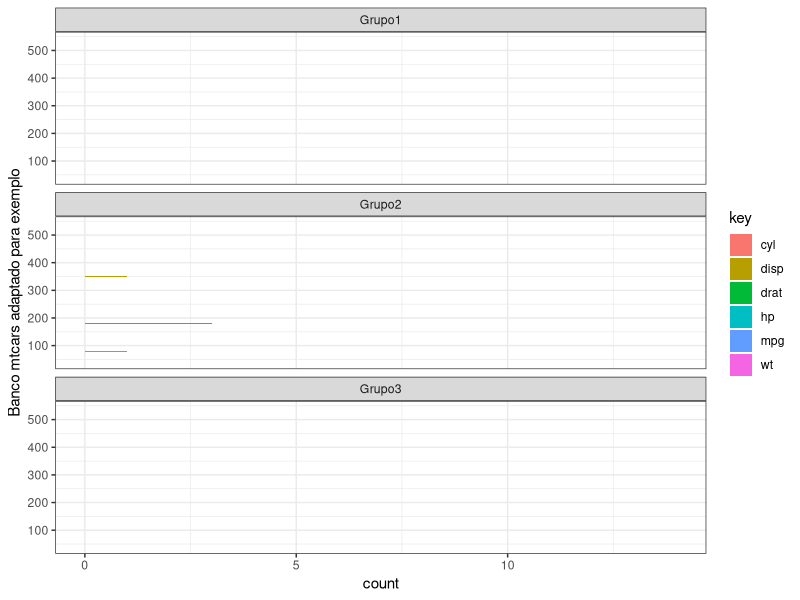

Recreate this plot in R.
## ---- chunk 1
knitr::opts_chunk$set(echo = TRUE)
suppressMessages(library(dplyr))
suppressMessages(library(knitr))
suppressMessages(library(kableExtra))
## ---- chunk 2
dt <- mtcars[1:5, 1:6]
#Tabela gerada:
kable(dt,
      "html",
      caption= "Título",
      align = c("l","r","l","r","l","r","l"))%>%
  kable_styling(full_width = F) %>%
  add_header_above(c(" " = 1, "Group 1" = 2, "Group 2" = 2, "Group 3" = 2))%>%
  group_rows("Grupo A",1,3)%>%
  group_rows("Grupo B",4,5)

suppressMessages(library(tidyr))
suppressMessages(library(ggplot2))
n=nrow(mtcars)

rbind(
cbind(gather(mtcars[,1:2]*10),Grupo=rep("Grupo1",n)),
cbind(gather(mtcars[,3:4]),Grupo=rep("Grupo2",n)),
cbind(gather(mtcars[,5:6]*100),Grupo=rep("Grupo3",n))
)%>%
  ggplot(aes( fill=key, x=value))+  geom_bar(position="dodge")+
  coord_flip()+ facet_wrap(~Grupo,ncol = 1)+ 
  xlab("Banco mtcars adaptado para exemplo")+theme(axis.text.x = element_text(size=18)) +
  theme_set(theme_gray(base_size = 13))+theme(axis.title.y = element_text(size = rel(1.2)))+theme_bw()
